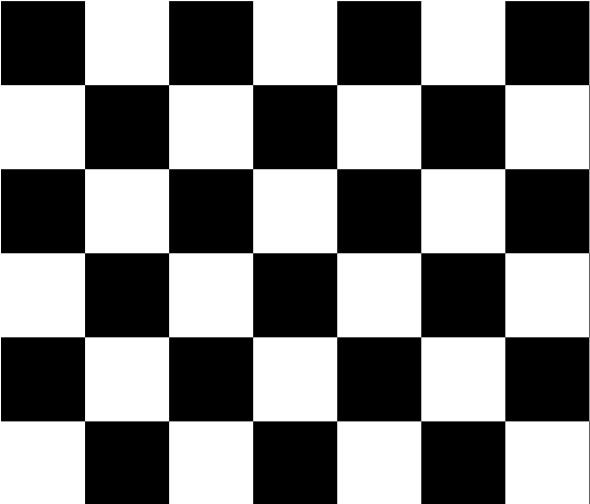
//> input picture calib/board/calib-board-print.png, 1180 x 1008 px, given in place of the camera (shown at 1/2 size)
$ ./calib   (built with g++ and OpenCV 4)
//> lines starting //> are read from the running program, lines starting //| are printed output that depends on the picture; after the words box and inside, x2 and y2 are one past the last pixel; in counts of white or black regions, pixels touching at a corner belong together
//> in calibrateInRealTime, inputLeft is the input picture: 1008 rows x 1180 cols, CV_8UC3; min 0, max 255, mean 127.9
/* *************** Stereo Camera Calibration **************************
 This code can be used to calibrate stereo cameras to get the intrinsic
 and extrinsic files.
 This code also generated rectified image, and also shows RMS Error and Reprojection error
 to find the accuracy of calibration.
 You can load saved stereo images or use this code to capture them in real time.
 Keyboard Shortcuts for real time (ie clicking stereo image at run time):
 1. Default Mode: Detecting (Which detects chessboard corners in real time)
 2. 'c': Starts capturing stereo images (With 2 Sec gap, This can be changed by changing 'timeGap' macro)
 3. 'p': Process and Calibrate (Once all the images are clicked you can press 'p' to calibrate)
 Usage: StereoCameraCallibration [params]
 --cam1 (value:0)                           Camera 1 Index
 --cam2 (value:2)                           Camera 2 Index
 --dr, --folder (value:.)                   Directory of images
 -h, --height (value:6)                     Height of the board
 --help (value:true)                        Prints this
 --images, -n (value:40)                    No of stereo pair images
 --post, --postfix (value:jpg)              Image extension. Ex: jpg,png etc
 --prefixleft, --prel (value:image_left_)   Left image name prefix. Ex: image_left_
 --prefixright, --prer (value:image_right_) Right image name postfix. Ex: image_right_
 --realtime, --rt (value:1)                 Clicks stereo images before calibration. Use if you do not have stereo pair images saved
 -w, --width (value:7)                      Width of the board
 Example:   ./stereo_calib                                              Clicks stereo images at run time.
 ./stereo_calib -rt=0 -prel=left_ -prer=right_ -post=jpg     RealTime id off ie images should be loaded from disk. With images named left_1.jpg, right_1.jpg etc.
 Cheers
 Abhishek Upperwal
 ***********************************************************************/
/* *************** License:**************************
 By downloading, copying, installing or using the software you agree to this license.
 If you do not agree to this license, do not download, install, copy or use the software.
 License Agreement
 For Open Source Computer Vision Library
 (3-clause BSD License)
 Redistribution and use in source and binary forms, with or without modification, are permitted provided that the following conditions are met:
 Redistributions of source code must retain the above copyright notice, this list of conditions and the following disclaimer.
 Redistributions in binary form must reproduce the above copyright notice, this list of conditions and the following disclaimer in the documentation and/or other materials provided with the distribution.
 Neither the names of the copyright holders nor the names of the contributors may be used to endorse or promote products derived from this software without specific prior written permission.
 This software is provided by the copyright holders and contributors “as is” and any express or implied warranties, including, but not limited to, the implied warranties of merchantability and fitness for a particular purpose are disclaimed. In no event shall copyright holders or contributors be liable for any direct, indirect, incidental, special, exemplary, or consequential damages (including, but not limited to, procurement of substitute goods or services; loss of use, data, or profits; or business interruption) however caused and on any theory of liability, whether in contract, strict liability, or tort (including negligence or otherwise) arising in any way out of
 the use of this software, even if advised of the possibility of such damage.
 ************************************************** */

/* ************* Original reference:**************
 Oct. 3, 2008
 BOOK:It would be nice if you cited it:
 Learning OpenCV: Computer Vision with the OpenCV Library
 by Gary Bradski and Adrian Kaehler
 Published by O'Reilly Media, October 3, 2008
 AVAILABLE AT:
 http://www.amazon.com/Learning-OpenCV-Computer-Vision-Library/dp/0596516134
 Or: http://oreilly.com/catalog/9780596516130/
 ISBN-10: 0596516134 or: ISBN-13: 978-0596516130
 OPENCV WEBSITES:
 Homepage:      http://opencv.org
 Online docs:   http://docs.opencv.org
 Q&A forum:     http://answers.opencv.org
 Issue tracker: http://code.opencv.org
 GitHub:        https://github.com/Itseez/opencv/
 ************************************************** */

#include <opencv2/calib3d/calib3d.hpp>
#include <opencv2/imgproc/imgproc.hpp>
#include <opencv2/highgui/highgui.hpp>
#include <opencv2/imgcodecs.hpp>
#include <iostream>
#include <stdlib.h>

#define timeGap 3000000000U

using namespace cv;
using namespace std;

static void help() {
    cout<<"/******** HELP *******/\n";
    cout << "\nThis program helps you to calibrate the stereo cameras.\n This program generates intrinsics.yml and extrinsics.yml which can be used in Stereo Matching Algorithms.\n";
    cout<<"It also displays the rectified image\n";
    cout<<"\nKeyboard Shortcuts for real time (ie clicking stereo image at run time):\n";
    cout<<"1. Default Mode: Detecting (Which detects chessboard corners in real time)\n";
    cout<<"2. 'c': Starts capturing stereo images (With 2 Sec gap, This can be changed by changing 'timeGap' macro)\n";
    cout<<"3. 'p': Process and Calibrate (Once all the images are clicked you can press 'p' to calibrate)";
    cout<<"\nType ./stereo_calib --help for more details.\n";
    cout<<"\n/******* HELP ENDS *********/\n\n";
}

enum Modes { DETECTING, CAPTURING, CALIBRATING};
Modes mode = DETECTING;
int noOfStereoPairs;
int stereoPairIndex = 0, cornerImageIndex=0;
int goIn = 1;
Mat _leftOri, _rightOri;
int64 prevTickCount;
vector<Point2f> cornersLeft, cornersRight;
vector<vector<Point2f> > cameraImagePoints[2];
Size boardSize;

string prefixLeft;
string prefixRight;
string postfix;
string dir;

int calibType;

Mat displayCapturedImageIndex(Mat);
Mat displayMode(Mat);
bool findChessboardCornersAndDraw(Mat, Mat);
void displayImages();
void saveImages(Mat, Mat, int);
void calibrateStereoCamera(Size);
void calibrateInRealTime(int, int);
void calibrateFromSavedImages(string, string, string, string);

Mat displayCapturedImageIndex(Mat img) {
    std::ostringstream imageIndex;
    imageIndex<<stereoPairIndex<<"/"<<noOfStereoPairs;
    putText(img, imageIndex.str().c_str(), Point(50, 70), FONT_HERSHEY_PLAIN, 0.9, Scalar(0,0,255), 2);
    return img;
}

Mat displayMode(Mat img) {
    String modeString = "DETECTING";
    if (mode == CAPTURING) {
        modeString="CAPTURING";
    }
    else if (mode == CALIBRATING) {
        modeString="CALIBRATED";
    }
    putText(img, modeString, Point(50,50), FONT_HERSHEY_SIMPLEX, 0.5, Scalar(0,255,0), 2);
    if (mode == CAPTURING) {
        img = displayCapturedImageIndex(img);
    }
    return img;
}

bool findChessboardCornersAndDraw(Mat inputLeft, Mat inputRight) {
    _leftOri = inputLeft;
    _rightOri = inputRight;
    bool foundLeft = false, foundRight = false;
    cvtColor(inputLeft, inputLeft, COLOR_BGR2GRAY);
//> inputLeft: 1008 rows x 1180 cols, CV_8UC1
    cvtColor(inputRight, inputRight, COLOR_BGR2GRAY);
    foundLeft = findChessboardCorners(inputLeft, boardSize, cornersLeft, CALIB_CB_ADAPTIVE_THRESH | CALIB_CB_NORMALIZE_IMAGE);
//> foundLeft = true; cornersLeft = 30 Points (x, y), first 12: [169.6, 169.7], [337.7, 169.8], [505.7, 169.7], [674, 169.8], [842, 169.8], [1010.3, 169.7], [169.6, 338], [337.6, 337.9], [505.8, 338], [673.9, 337.9], [842.1, 337.9], [1010.3, 337.9]
    foundRight = findChessboardCorners(inputRight, boardSize, cornersRight, CALIB_CB_ADAPTIVE_THRESH | CALIB_CB_NORMALIZE_IMAGE);
//> foundRight = true; cornersRight has the same summary as cornersLeft
    drawChessboardCorners(_leftOri, boardSize, cornersLeft, foundLeft);
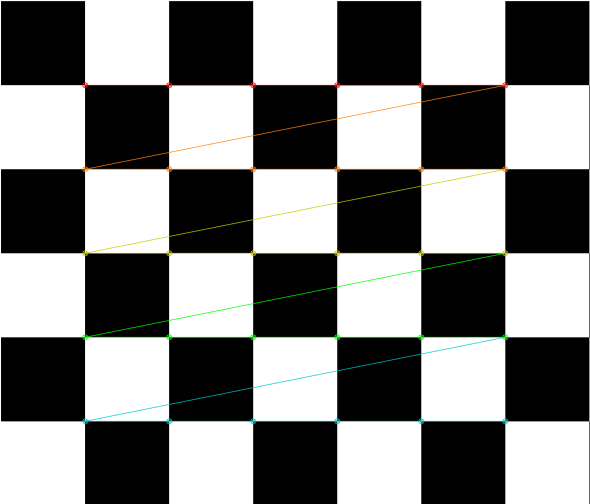
//> _leftOri: 1008 rows x 1180 cols, CV_8UC3 (shown at 1/2 size); 2.11% of pixels changed, all inside (x1, y1, x2, y2) = (164, 164, 1017, 849)
    drawChessboardCorners(_rightOri, boardSize, cornersRight, foundRight);
    _leftOri = displayMode(_leftOri);
    _rightOri = displayMode(_rightOri);
    if (foundLeft && foundRight) {
        return true;
    }
    else {
        return false;
    }
}

void displayImages() {
    imshow("Left Image", _leftOri);
    imshow("Right Image", _rightOri);
}

void saveImages(Mat leftImage, Mat rightImage, int pairIndex) {
    cameraImagePoints[0].push_back(cornersLeft);
    cameraImagePoints[1].push_back(cornersRight);
    if (calibType == 1) {
        cvtColor(leftImage, leftImage, COLOR_BGR2GRAY);
        cvtColor(rightImage, rightImage, COLOR_BGR2GRAY);
        std::ostringstream leftString, rightString;
        leftString<<dir<<"/"<<prefixLeft<<pairIndex<<"."<<postfix;
        rightString<<dir<<"/"<<prefixRight<<pairIndex<<"."<<postfix;
        imwrite(leftString.str().c_str(), leftImage);
        imwrite(rightString.str().c_str(), rightImage);
    }
}

void calibrateStereoCamera(Size imageSize) {
    vector<vector<Point3f> > objectPoints;
    objectPoints.resize(noOfStereoPairs);
    for (int i=0; i<noOfStereoPairs; i++) {
        for (int j=0; j<boardSize.height; j++) {
            for (int k=0; k<boardSize.width; k++) {
                objectPoints[i].push_back(Point3f(float(j)*2.6,float(k)*2.6,0.0)); // ukuran kotak
            }
        }
    }
    Mat cameraMatrix[2], distCoeffs[2];
    cameraMatrix[0] = Mat::eye(3, 3, CV_64F);
    cameraMatrix[1] = Mat::eye(3, 3, CV_64F);
    Mat R, T, E, F;
    double rms = stereoCalibrate(objectPoints, cameraImagePoints[0], cameraImagePoints[1],
                                 cameraMatrix[0], distCoeffs[0],
                                 cameraMatrix[1], distCoeffs[1],
                                 imageSize, R, T, E, F,
                                 CALIB_FIX_ASPECT_RATIO +
                                 CALIB_ZERO_TANGENT_DIST +
                                 CALIB_SAME_FOCAL_LENGTH +
                                 CALIB_RATIONAL_MODEL +
                                 CALIB_FIX_K3 + CALIB_FIX_K4 + CALIB_FIX_K5,
                                 TermCriteria(TermCriteria::COUNT+TermCriteria::EPS, 100, 1e-5) );
    cout<<"RMS Error: "<<rms<<"\n";
    double err = 0;
    int npoints = 0;
    vector<Vec3f> lines[2];
    for(int i = 0; i < noOfStereoPairs; i++ )
    {
        int npt = (int)cameraImagePoints[0][i].size();
        Mat imgpt[2];
        for(int k = 0; k < 2; k++ )
        {
            imgpt[k] = Mat(cameraImagePoints[k][i]);
            undistortPoints(imgpt[k], imgpt[k], cameraMatrix[k], distCoeffs[k], Mat(), cameraMatrix[k]);
            computeCorrespondEpilines(imgpt[k], k+1, F, lines[k]);
        }
        for(int j = 0; j < npt; j++ )
        {
            double errij = fabs(cameraImagePoints[0][i][j].x*lines[1][j][0] +
                                cameraImagePoints[0][i][j].y*lines[1][j][1] + lines[1][j][2]) +
            fabs(cameraImagePoints[1][i][j].x*lines[0][j][0] +
                 cameraImagePoints[1][i][j].y*lines[0][j][1] + lines[0][j][2]);
            err += errij;
        }
        npoints += npt;
    }
    cout << "Average Reprojection Error: " <<  err/npoints << endl;
    FileStorage fs("intrinsics.yml", FileStorage::WRITE);
    if (fs.isOpened()) {
        fs << "M1" << cameraMatrix[0] << "D1" << distCoeffs[0] <<
        "M2" << cameraMatrix[1] << "D2" << distCoeffs[1];
        fs.release();
    }
    else
        cout<<"Error: Could not open intrinsics file.";
    Mat R1, R2, P1, P2, Q;
    Rect validROI[2];
    stereoRectify(cameraMatrix[0], distCoeffs[0], cameraMatrix[1], distCoeffs[1], imageSize, R, T, R1, R2, P1, P2, Q, CALIB_ZERO_DISPARITY, 1, imageSize, &validROI[0], &validROI[1]);
    fs.open("extrinsics.yml", FileStorage::WRITE);
    if (fs.isOpened()) {
        fs << "R" << R << "T" << T << "R1" << R1 << "R2" << R2 << "P1" << P1 << "P2" << P2 << "Q" << Q;
        fs.release();
    }
    else
        cout<<"Error: Could not open extrinsics file";
    bool isVerticalStereo = fabs(P2.at<double>(1, 3)) > fabs(P2.at<double>(0, 3));
    Mat rmap[2][2];
    initUndistortRectifyMap(cameraMatrix[0], distCoeffs[0], R1, P1, imageSize, CV_16SC2, rmap[0][0], rmap[0][1]);
    initUndistortRectifyMap(cameraMatrix[1], distCoeffs[1], R2, P2, imageSize, CV_16SC2, rmap[1][0], rmap[1][1]);
    Mat canvas;
    double sf;
    int w, h;
    if (!isVerticalStereo) {
        sf = 600./MAX(imageSize.width, imageSize.height);
        w = cvRound(imageSize.width*sf);
        h = cvRound(imageSize.height*sf);
        canvas.create(h, w*2, CV_8UC3);
    }
    else {
        sf = 300./MAX(imageSize.width, imageSize.height);
        w = cvRound(imageSize.width*sf);
        h = cvRound(imageSize.height*sf);
        canvas.create(h*2, w, CV_8UC3);
    }
    String file;
    namedWindow("rectified");
    for (int i=0; i < noOfStereoPairs; i++) {
        for (int j=0; j < 2; j++) {
            if (j==0) {
                file = prefixLeft;
            }
            else if (j==1) {
                file = prefixRight;
            }
            ostringstream st;
            st<<dir<<"/"<<file<<i+1<<"."<<postfix;
            Mat img = imread(st.str().c_str()), rimg, cimg;
            remap(img, rimg, rmap[j][0], rmap[j][1], INTER_LINEAR);
            cimg=rimg;
            Mat canvasPart = !isVerticalStereo ? canvas(Rect(w*j, 0, w, h)) : canvas(Rect(0, h*j, w, h));
            resize(cimg, canvasPart, canvasPart.size(), 0, 0, INTER_AREA);
            Rect vroi(cvRound(validROI[j].x*sf), cvRound(validROI[j].y*sf),
                      cvRound(validROI[j].width*sf), cvRound(validROI[j].height*sf));
            rectangle(canvasPart, vroi, Scalar(0,0,255), 3, 8);
        }
        if( !isVerticalStereo )
            for(int j = 0; j < canvas.rows; j += 16 )
                line(canvas, Point(0, j), Point(canvas.cols, j), Scalar(0, 255, 0), 1, 8);
        else
            for(int j = 0; j < canvas.cols; j += 16 )
                line(canvas, Point(j, 0), Point(j, canvas.rows), Scalar(0, 255, 0), 1, 8);
        imshow("rectified", canvas);
    }
}

void calibrateInRealTime(int cam1, int cam2) {
    VideoCapture camLeft(cam1), camRight(cam2);
    if (!camLeft.isOpened() || !camRight.isOpened()) {
        cout<<"Error: Stereo Cameras not found or there is some problem connecting them. Please check your cameras.\n";
        exit(-1);
    }
    Mat inputLeft, inputRight, copyImageLeft, copyImageRight;
    bool foundCornersInBothImage = false;
    for( ; ; ) {
        camLeft>>inputLeft;
        camRight>>inputRight;
        if ((inputLeft.rows != inputRight.rows) || (inputLeft.cols != inputRight.cols)) {
            cout<<"Error: Images from both cameras are not of some size. Please check the size of each camera.\n";
            exit(-1);
        }
        inputLeft.copyTo(copyImageLeft);
        inputRight.copyTo(copyImageRight);
        foundCornersInBothImage = findChessboardCornersAndDraw(inputLeft, inputRight);
//> foundCornersInBothImage = true
        if (foundCornersInBothImage && mode == CAPTURING && stereoPairIndex<noOfStereoPairs) {
            int64 thisTick = getTickCount();
            int64 diff = thisTick - prevTickCount;
            if (goIn==1 || diff >= timeGap) {
                goIn=0;
                saveImages(copyImageLeft, copyImageRight, ++stereoPairIndex);
                prevTickCount = getTickCount();
            }
        }
        displayImages();
        if (mode == CALIBRATING) {
            calibrateStereoCamera(inputLeft.size());
            waitKey();
        }
        char keyBoardInput = (char)waitKey(50);
//> the key 'c' is pressed
//> in displayCapturedImageIndex, `putText(img, imageIndex.str().c_str(), Point(50, 70), FONT_HERSHEY_PLA..`: img: 1008 rows x 1180 cols, CV_8UC3; mean B, G, R 127.1, 128.5, 128
//> in saveImages, `cameraImagePoints[0].push_back(cornersLeft);`: cameraImagePoints = 2 items
//> in calibrateInRealTime, `saveImages(copyImageLeft, copyImageRight, ++stereoPairIndex);`: stereoPairIndex = 1
//> the key 'p' is pressed
        if (keyBoardInput == 'q' || keyBoardInput == 'Q') {
            exit(-1);
        }
        else if(keyBoardInput == 'c' || keyBoardInput == 'C') {
            mode = CAPTURING;
        }
        else if (keyBoardInput == 'p' || keyBoardInput == 'P') {
            mode = CALIBRATING;
        }
    }
}

void calibrateFromSavedImages(string dr, string prel, string prer, string post) {
    Size imageSize;
    for (int i=0; i<noOfStereoPairs; i++) {
        Mat inputLeft, inputRight, copyImageLeft, copyImageRight;
        ostringstream imgIndex;
        imgIndex << i+1;
        bool foundCornersInBothImage = false;
        string sourceLeftImagePath, sourceRightImagePath;
        sourceLeftImagePath = dr+"/"+prel+imgIndex.str()+"."+post;
        sourceRightImagePath = dr+"/"+prer+imgIndex.str()+"."+post;
        inputLeft = imread(sourceLeftImagePath);
        inputRight = imread(sourceRightImagePath);
        imageSize = inputLeft.size();
        if (inputLeft.empty() || inputRight.empty()) {
            cout<<"\nCould no find image: "<<sourceLeftImagePath<<" or "<<sourceRightImagePath<<". Skipping images.\n";
            continue;
        }
        if ((inputLeft.rows != inputRight.rows) || (inputLeft.cols != inputRight.cols)) {
            cout<<"\nError: Left and Right images are not of some size. Please check the size of the images. Skipping Images.\n";
            continue;
        }
        inputLeft.copyTo(copyImageLeft);
        inputRight.copyTo(copyImageRight);
        foundCornersInBothImage = findChessboardCornersAndDraw(inputLeft, inputRight);
        if (foundCornersInBothImage && stereoPairIndex<noOfStereoPairs) {
            saveImages(copyImageLeft, copyImageRight, ++stereoPairIndex);
        }
        displayImages();
    }
    if(stereoPairIndex > 2) {
        calibrateStereoCamera(imageSize);
        waitKey();
    }
    else {
        cout<<"\nInsufficient stereo images to calibrate.\n";
    }
}

int main(int argc, char** argv) {
    help();
    const String keys =
    "{help| |Prints this}"
    "{h height|5|Height of the board}"
    "{w width|6|Width of the board}"
    "{rt realtime|1|Clicks stereo images before calibration. Use if you do not have stereo pair images saved}"
    "{n images|40|No of stereo pair images}"
    "{dr folder|.|Directory of images}"
    "{prel prefixleft|image_left_|Left image name prefix. Ex: image_left_}"
    "{prer prefixright|image_right_|Right image name postfix. Ex: image_right_}"
    "{post postfix|jpg|Image extension. Ex: jpg,png etc}"
    "{cam1|1|Camera 1 Index}"
    "{cam2|2|Camera 2 Index}";
    CommandLineParser parser(argc, argv, keys);
    if(parser.has("help")) {
        parser.printMessage();
        exit(-1);
    }
    boardSize = Size(parser.get<int>("w"), parser.get<int>("h"));
    noOfStereoPairs = parser.get<int>("n");
    prefixLeft = parser.get<string>("prel");
    prefixRight = parser.get<string>("prer");
    postfix = parser.get<string>("post");
    dir =parser.get<string>("dr");
    calibType = parser.get<int>("rt");
    namedWindow("Left Image");
    namedWindow("Right Image");
    switch (calibType) {
        case 0:
            calibrateFromSavedImages(dir, prefixLeft, prefixRight, postfix);
            break;
        case 1:
            calibrateInRealTime(parser.get<int>("cam1"), parser.get<int>("cam2"));
//> in displayMode (call 5), `putText(img, modeString, Point(50,50), FONT_HERSHEY_SIMPLEX, 0.5, Scal..`:
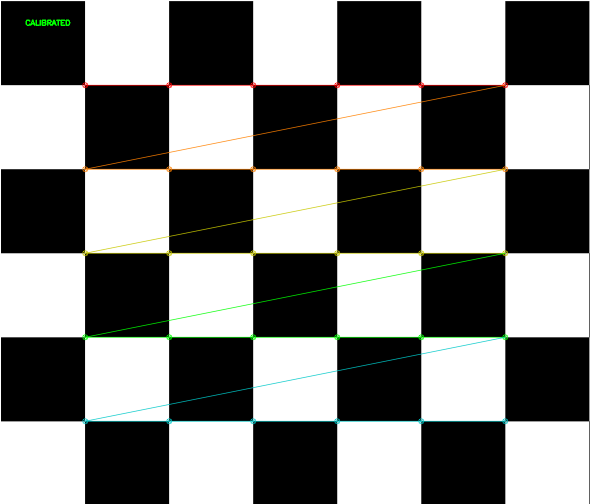
//> img: 1008 rows x 1180 cols, CV_8UC3 (shown at 1/2 size); mean B, G, R 127.1, 128.5, 128
//> (the run ends here: the program stops with an error, at `double rms = stereoCalibrate(objectPoints, cameraImagePoints[0], camer..`)
